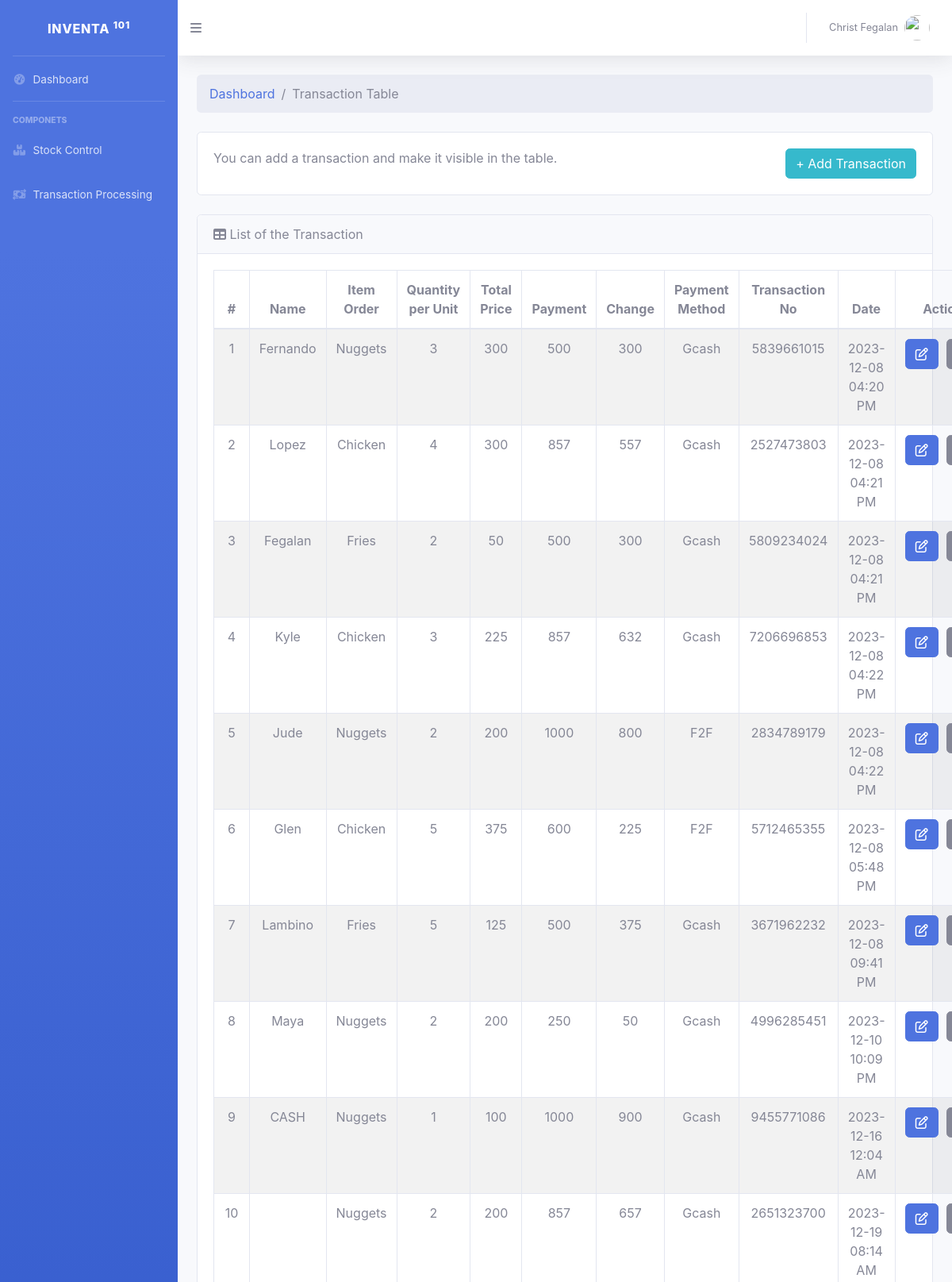
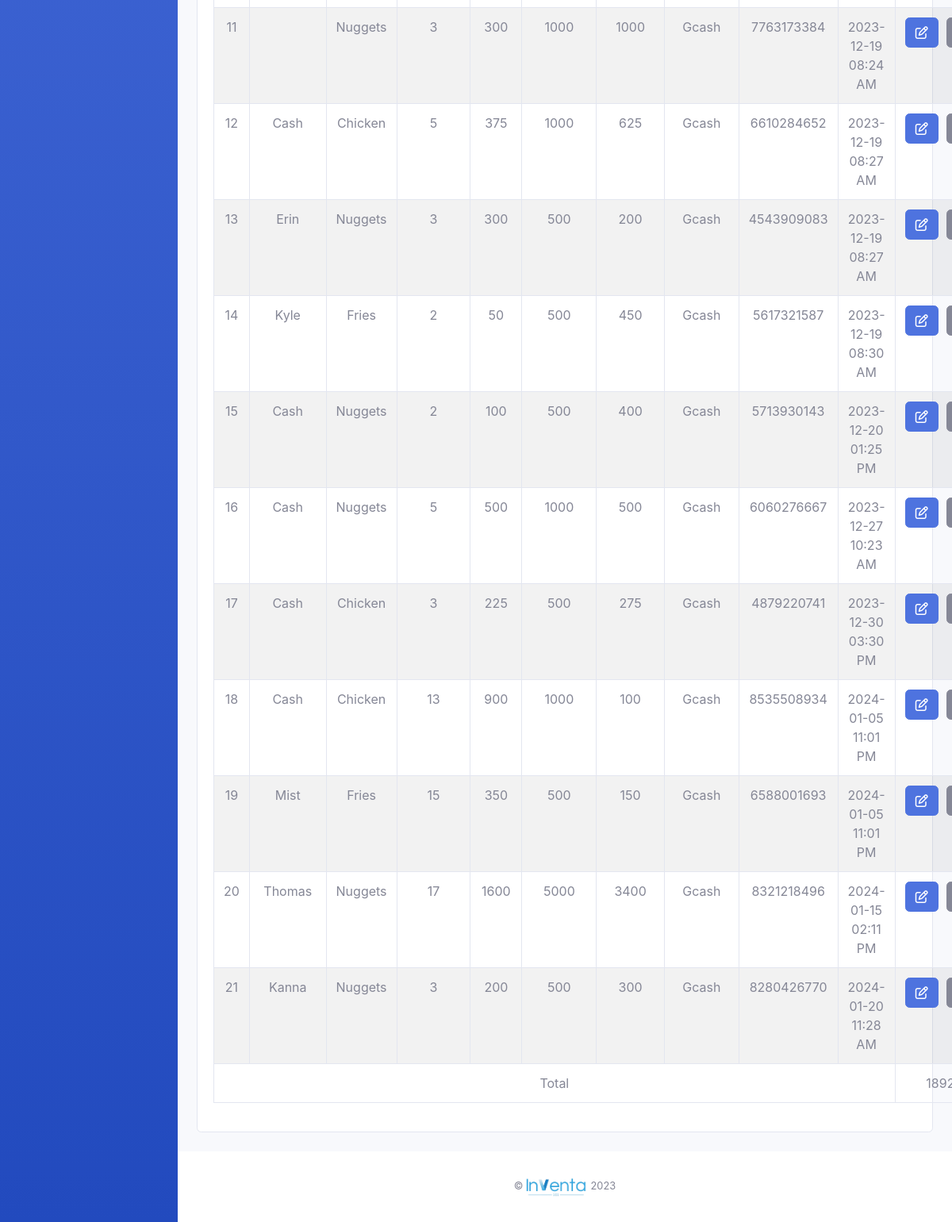
/tps.php (signed in), run on the app's committed database (2 pictures, top to bottom).
### tables this page shows
CREATE TABLE `customer` (
  `id` int(100) NOT NULL,
  `customerName` varchar(100) NOT NULL,
  `customerSold` varchar(100) NOT NULL,
  `quantityperUnit` int(100) NOT NULL,
  `totalPrice` int(100) NOT NULL,
  `customerPayment` int(100) NOT NULL,
  `customerChange` int(100) NOT NULL,
  `paymentMethod` varchar(100) NOT NULL,
  `transactionNo` bigint(10) NOT NULL,
  `customerDate` varchar(100) NOT NULL
);

### tps.php (the view, shortened to what this page needs)
<!DOCTYPE html>
    <html lang="en">
    <head>
        <link href="assets/css/dashboard.css" rel="stylesheet">
        <link rel="stylesheet" href="assets/css/removeArrowSpin.css">
    </head>
    <body id="page-top">
        <div id="wrapper">
            <?php
                include "assets/include/sidebarEmployees.php";
            ?>
            <div id="content-wrapper" class="d-flex flex-column">
                <div id="content">
                    <?php
                        include "assets/include/topbar.php";
                    ?>
                    <div class="container-fluid">
                            <ol class="breadcrumb mb-4">
                                <li class="breadcrumb-item"><a href="./dashboardEmployees.php">Dashboard</a></li>
                                <li class="breadcrumb-item active">Transaction Table</li>
                            </ol>
                            <div class="card mb-4">
                                <div class="card-body">
                                    You can add a transaction and make it visible in the table.
                                    <button onclick="openModal()" type="button" style="float: right; color: white;" class="btn btn-info">+ Add Transaction</button>
                                </div>
                            </div>
                            <div class="card mb-4">
                                <div class="card-header">
                                    <i class="fas fa-table me-1"></i>
                                    List of the Transaction
                                </div>
                                <div class="card-body">
                                <table id="datatablesSimple" class="table text-center table-striped table-bordered rounded">
                                        <thead>
                                            <tr>
                                            <th scope="col" class="text-center">#</th>
                                                <th scope="col" class="text-center">Name</th>
                                                <th scope="col" class="text-center">Item Order</th>
                                                <th scope="col" class="text-center">Quantity per Unit</th>
                                                <th scope="col" class="text-center">Total Price</th>
                                                <th scope="col" class="text-center">Payment</th>
                                                <th scope="col" class="text-center">Change</th>
                                                <th scope="col" class="text-center">Payment Method</th>
                                                <th scope="col" class="text-center">Transaction No</th>
                                                <th scope="col" class="text-center">Date</th>
                                                <th scope="col" class="text-center">Action</th>
                                            </tr>
                                        </thead>
                                        <tbody>
                                            <?php
                                            include "./dbconnsub.php";
                                            $sql = "SELECT * FROM `customer`";
                                            $result = mysqli_query($connect, $sql);
                                            $totalPayment = 0;
                                            while ($row = mysqli_fetch_assoc($result)) {
                                                $totalPayment += $row['customerPayment'];
                                                ?>
                                                <tr>
                                                    <td><?php echo $row['id'] ?></td>
                                                    <td><?php echo $row['customerName'] ?></td>
                                                    <td><?php echo $row['customerSold'] ?></td>
                                                    <td><?php echo $row['quantityperUnit'] ?></td>
                                                    <td><?php echo $row['totalPrice'] ?></td>
                                                    <td><?php echo $row['customerPayment'] ?></td>
                                                    <td><?php echo $row['customerChange'] ?></td>
                                                    <td><?php echo $row['paymentMethod'] ?></td>
                                                    <td><?php echo $row['transactionNo'] ?></td>
                                                    <td><?php echo $row['customerDate'] ?></td>
                                                    <td>
                                                        <div class="d-flex" style="gap: 10px; justify-content: center;">
                                                            <a href="./editCustomer.php?id=<?php echo $row['id'] ?>" class="btn btn-primary me-3" data-toggle="tooltip" data-placement="top" title="Edit">
                                                                <i class="far fa-pen-to-square fs-5"></i>
                                                            </a>
                                                            <a href="./viewCustomer.php?id=<?php echo $row['id'] ?>" class="btn btn-secondary" data-toggle="tooltip" data-placement="top" title="View">
                                                            </a>
                                                        </div>
                                                    </td>
                                                </tr>
                                            <?php
                                            }
                                            ?>
                                        </tbody>
                                        <tfoot class="table-striped">
                                            <tr>
                                                <td colspan="10">Total</td>
                                                <td><?php echo $totalPayment; ?></td>
                                            </tr>
                                        </tfoot>
                                    </table>
                                </div>
                            </div>
                    </div>
                </div>
                <?php
                    include "assets/include/footer.php";
                ?>
            </div>
        </div>
        <link href="assets/css/datatables.min.css" rel="stylesheet">
    </body>
</html>

### data on the page
customer: id "1", customerName "Fernando", customerSold "Nuggets", quantityperUnit "3", totalPrice "300", customerPayment "500", customerChange "300", paymentMethod "Gcash", transactionNo "5839661015", customerDate "2023-12-08 04:20 PM"
customer: id "2", customerName "Lopez", customerSold "Chicken", quantityperUnit "4", totalPrice "300", customerPayment "857", customerChange "557", paymentMethod "Gcash", transactionNo "2527473803", customerDate "2023-12-08 04:21 PM"
customer: id "3", customerName "Fegalan", customerSold "Fries", quantityperUnit "2", totalPrice "50", customerPayment "500", customerChange "300", paymentMethod "Gcash", transactionNo "5809234024", customerDate "2023-12-08 04:21 PM"
customer: id "4", customerName "Kyle", customerSold "Chicken", quantityperUnit "3", totalPrice "225", customerPayment "857", customerChange "632", paymentMethod "Gcash", transactionNo "7206696853", customerDate "2023-12-08 04:22 PM"
customer: id "5", customerName "Jude", customerSold "Nuggets", quantityperUnit "2", totalPrice "200", customerPayment "1000", customerChange "800", paymentMethod "F2F", transactionNo "2834789179", customerDate "2023-12-08 04:22 PM"
customer: id "6", customerName "Glen", customerSold "Chicken", quantityperUnit "5", totalPrice "375", customerPayment "600", customerChange "225", paymentMethod "F2F", transactionNo "5712465355", customerDate "2023-12-08 05:48 PM"
customer: id "7", customerName "Lambino", customerSold "Fries", quantityperUnit "5", totalPrice "125", customerPayment "500", customerChange "375", paymentMethod "Gcash", transactionNo "3671962232", customerDate "2023-12-08 09:41 PM"
customer: id "8", customerName "Maya", customerSold "Nuggets", quantityperUnit "2", totalPrice "200", customerPayment "250", customerChange "50", paymentMethod "Gcash", transactionNo "4996285451", customerDate "2023-12-10 10:09 PM"
customer: id "9", customerName "CASH", customerSold "Nuggets", quantityperUnit "1", totalPrice "100", customerPayment "1000", customerChange "900", paymentMethod "Gcash", transactionNo "9455771086", customerDate "2023-12-16 12:04 AM"
customer: id "10", customerSold "Nuggets", quantityperUnit "2", totalPrice "200", customerPayment "857", customerChange "657", paymentMethod "Gcash", transactionNo "2651323700", customerDate "2023-12-19 08:14 AM"
customer: id "11", customerSold "Nuggets", quantityperUnit "3", totalPrice "300", customerPayment "1000", customerChange "1000", paymentMethod "Gcash", transactionNo "7763173384", customerDate "2023-12-19 08:24 AM"
customer: id "12", customerName "Cash", customerSold "Chicken", quantityperUnit "5", totalPrice "375", customerPayment "1000", customerChange "625", paymentMethod "Gcash", transactionNo "6610284652", customerDate "2023-12-19 08:27 AM"
customer: id "13", customerName "Erin", customerSold "Nuggets", quantityperUnit "3", totalPrice "300", customerPayment "500", customerChange "200", paymentMethod "Gcash", transactionNo "4543909083", customerDate "2023-12-19 08:27 AM"
customer: id "14", customerName "Kyle", customerSold "Fries", quantityperUnit "2", totalPrice "50", customerPayment "500", customerChange "450", paymentMethod "Gcash", transactionNo "5617321587", customerDate "2023-12-19 08:30 AM"
customer: id "15", customerName "Cash", customerSold "Nuggets", quantityperUnit "2", totalPrice "100", customerPayment "500", customerChange "400", paymentMethod "Gcash", transactionNo "5713930143", customerDate "2023-12-20 01:25 PM"
customer: id "16", customerName "Cash", customerSold "Nuggets", quantityperUnit "5", totalPrice "500", customerPayment "1000", customerChange "500", paymentMethod "Gcash", transactionNo "6060276667", customerDate "2023-12-27 10:23 AM"
customer: id "17", customerName "Cash", customerSold "Chicken", quantityperUnit "3", totalPrice "225", customerPayment "500", customerChange "275", paymentMethod "Gcash", transactionNo "4879220741", customerDate "2023-12-30 03:30 PM"
customer: id "18", customerName "Cash", customerSold "Chicken", quantityperUnit "13", totalPrice "900", customerPayment "1000", customerChange "100", paymentMethod "Gcash", transactionNo "8535508934", customerDate "2024-01-05 11:01 PM"
customer: id "19", customerName "Mist", customerSold "Fries", quantityperUnit "15", totalPrice "350", customerPayment "500", customerChange "150", paymentMethod "Gcash", transactionNo "6588001693", customerDate "2024-01-05 11:01 PM"
customer: id "20", customerName "Thomas", customerSold "Nuggets", quantityperUnit "17", totalPrice "1600", customerPayment "5000", customerChange "3400", paymentMethod "Gcash", transactionNo "8321218496", customerDate "2024-01-15 02:11 PM"
customer: id "21", customerName "Kanna", customerSold "Nuggets", quantityperUnit "3", totalPrice "200", customerPayment "500", customerChange "300", paymentMethod "Gcash", transactionNo "8280426770", customerDate "2024-01-20 11:28 AM"

### other printed values
$adminName "Christ Fegalan"
